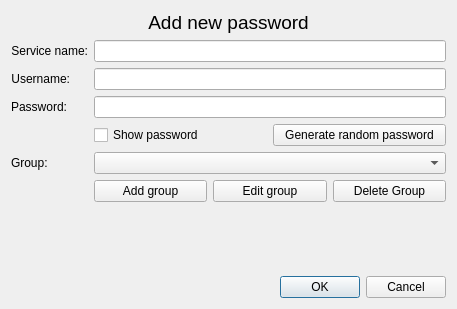
<?xml version="1.0" encoding="UTF-8"?>
<ui version="4.0">
 <class>PasswordFormDialog</class>
 <widget class="QDialog" name="PasswordFormDialog">
  <property name="geometry">
   <rect>
    <x>0</x>
    <y>0</y>
    <width>457</width>
    <height>309</height>
   </rect>
  </property>
  <property name="windowTitle">
   <string>Add new password</string>
  </property>
  <layout class="QVBoxLayout" name="verticalLayout_3">
   <item>
    <layout class="QVBoxLayout" name="verticalLayout_2">
     <item>
      <widget class="QLabel" name="headerLabel">
       <property name="sizePolicy">
        <sizepolicy hsizetype="Preferred" vsizetype="Maximum">
         <horstretch>0</horstretch>
         <verstretch>0</verstretch>
        </sizepolicy>
       </property>
       <property name="font">
        <font>
         <pointsize>14</pointsize>
        </font>
       </property>
       <property name="text">
        <string>Add new password</string>
       </property>
       <property name="textFormat">
        <enum>Qt::TextFormat::AutoText</enum>
       </property>
       <property name="alignment">
        <set>Qt::AlignmentFlag::AlignCenter</set>
       </property>
      </widget>
     </item>
     <item>
      <layout class="QFormLayout" name="formLayout_2">
       <item row="0" column="0">
        <widget class="QLabel" name="serviceNameLabel">
         <property name="sizePolicy">
          <sizepolicy hsizetype="MinimumExpanding" vsizetype="Preferred">
           <horstretch>0</horstretch>
           <verstretch>0</verstretch>
          </sizepolicy>
         </property>
         <property name="text">
          <string>Service name:</string>
         </property>
         <property name="textFormat">
          <enum>Qt::TextFormat::AutoText</enum>
         </property>
         <property name="alignment">
          <set>Qt::AlignmentFlag::AlignRight|Qt::AlignmentFlag::AlignTrailing|Qt::AlignmentFlag::AlignVCenter</set>
         </property>
        </widget>
       </item>
       <item row="0" column="1">
        <widget class="QLineEdit" name="serviceNameLineEdit">
         <property name="sizePolicy">
          <sizepolicy hsizetype="MinimumExpanding" vsizetype="Fixed">
           <horstretch>0</horstretch>
           <verstretch>0</verstretch>
          </sizepolicy>
         </property>
        </widget>
       </item>
       <item row="1" column="0">
        <widget class="QLabel" name="usernameLabel">
         <property name="sizePolicy">
          <sizepolicy hsizetype="MinimumExpanding" vsizetype="Preferred">
           <horstretch>0</horstretch>
           <verstretch>0</verstretch>
          </sizepolicy>
         </property>
         <property name="text">
          <string>Username:</string>
         </property>
         <property name="textFormat">
          <enum>Qt::TextFormat::AutoText</enum>
         </property>
         <property name="alignment">
          <set>Qt::AlignmentFlag::AlignRight|Qt::AlignmentFlag::AlignTrailing|Qt::AlignmentFlag::AlignVCenter</set>
         </property>
        </widget>
       </item>
       <item row="1" column="1">
        <widget class="QLineEdit" name="usernameLineEdit">
         <property name="sizePolicy">
          <sizepolicy hsizetype="MinimumExpanding" vsizetype="Fixed">
           <horstretch>0</horstretch>
           <verstretch>0</verstretch>
          </sizepolicy>
         </property>
        </widget>
       </item>
       <item row="2" column="0">
        <widget class="QLabel" name="passwordLabel">
         <property name="sizePolicy">
          <sizepolicy hsizetype="MinimumExpanding" vsizetype="Preferred">
           <horstretch>0</horstretch>
           <verstretch>0</verstretch>
          </sizepolicy>
         </property>
         <property name="text">
          <string>Password:</string>
         </property>
         <property name="textFormat">
          <enum>Qt::TextFormat::AutoText</enum>
         </property>
         <property name="alignment">
          <set>Qt::AlignmentFlag::AlignRight|Qt::AlignmentFlag::AlignTrailing|Qt::AlignmentFlag::AlignVCenter</set>
         </property>
        </widget>
       </item>
       <item row="2" column="1">
        <widget class="QLineEdit" name="passwordLineEdit">
         <property name="sizePolicy">
          <sizepolicy hsizetype="MinimumExpanding" vsizetype="Fixed">
           <horstretch>0</horstretch>
           <verstretch>0</verstretch>
          </sizepolicy>
         </property>
         <property name="inputMask">
          <string/>
         </property>
         <property name="maxLength">
          <number>64</number>
         </property>
         <property name="echoMode">
          <enum>QLineEdit::EchoMode::Password</enum>
         </property>
        </widget>
       </item>
       <item row="3" column="1">
        <layout class="QHBoxLayout" name="horizontalLayout_4">
         <item>
          <widget class="QCheckBox" name="showHidePasswordCheckBox">
           <property name="text">
            <string>Show password</string>
           </property>
          </widget>
         </item>
         <item>
          <widget class="QPushButton" name="generatePasswordButton">
           <property name="text">
            <string>Generate random password</string>
           </property>
          </widget>
         </item>
        </layout>
       </item>
       <item row="4" column="0">
        <widget class="QLabel" name="groupLabel">
         <property name="text">
          <string>Group:</string>
         </property>
        </widget>
       </item>
       <item row="4" column="1">
        <widget class="QComboBox" name="groupComboBox"/>
       </item>
       <item row="5" column="1">
        <layout class="QHBoxLayout" name="horizontalLayout_5">
         <item>
          <widget class="QPushButton" name="addGroupButton">
           <property name="text">
            <string>Add group</string>
           </property>
          </widget>
         </item>
         <item>
          <widget class="QPushButton" name="editGroupButton">
           <property name="text">
            <string>Edit group</string>
           </property>
          </widget>
         </item>
         <item>
          <widget class="QPushButton" name="deleteGroupButton">
           <property name="text">
            <string>Delete Group</string>
           </property>
          </widget>
         </item>
        </layout>
       </item>
      </layout>
     </item>
     <item>
      <widget class="QDialogButtonBox" name="buttonBox">
       <property name="locale">
        <locale language="English" country="UnitedStates"/>
       </property>
       <property name="orientation">
        <enum>Qt::Orientation::Horizontal</enum>
       </property>
       <property name="standardButtons">
        <set>QDialogButtonBox::StandardButton::Cancel|QDialogButtonBox::StandardButton::Ok</set>
       </property>
      </widget>
     </item>
    </layout>
   </item>
  </layout>
 </widget>
 <resources/>
 <connections>
  <connection>
   <sender>buttonBox</sender>
   <signal>accepted()</signal>
   <receiver>PasswordFormDialog</receiver>
   <slot>accept()</slot>
   <hints>
    <hint type="sourcelabel">
     <x>248</x>
     <y>254</y>
    </hint>
    <hint type="destinationlabel">
     <x>157</x>
     <y>274</y>
    </hint>
   </hints>
  </connection>
  <connection>
   <sender>buttonBox</sender>
   <signal>rejected()</signal>
   <receiver>PasswordFormDialog</receiver>
   <slot>reject()</slot>
   <hints>
    <hint type="sourcelabel">
     <x>316</x>
     <y>260</y>
    </hint>
    <hint type="destinationlabel">
     <x>286</x>
     <y>274</y>
    </hint>
   </hints>
  </connection>
 </connections>
</ui>
